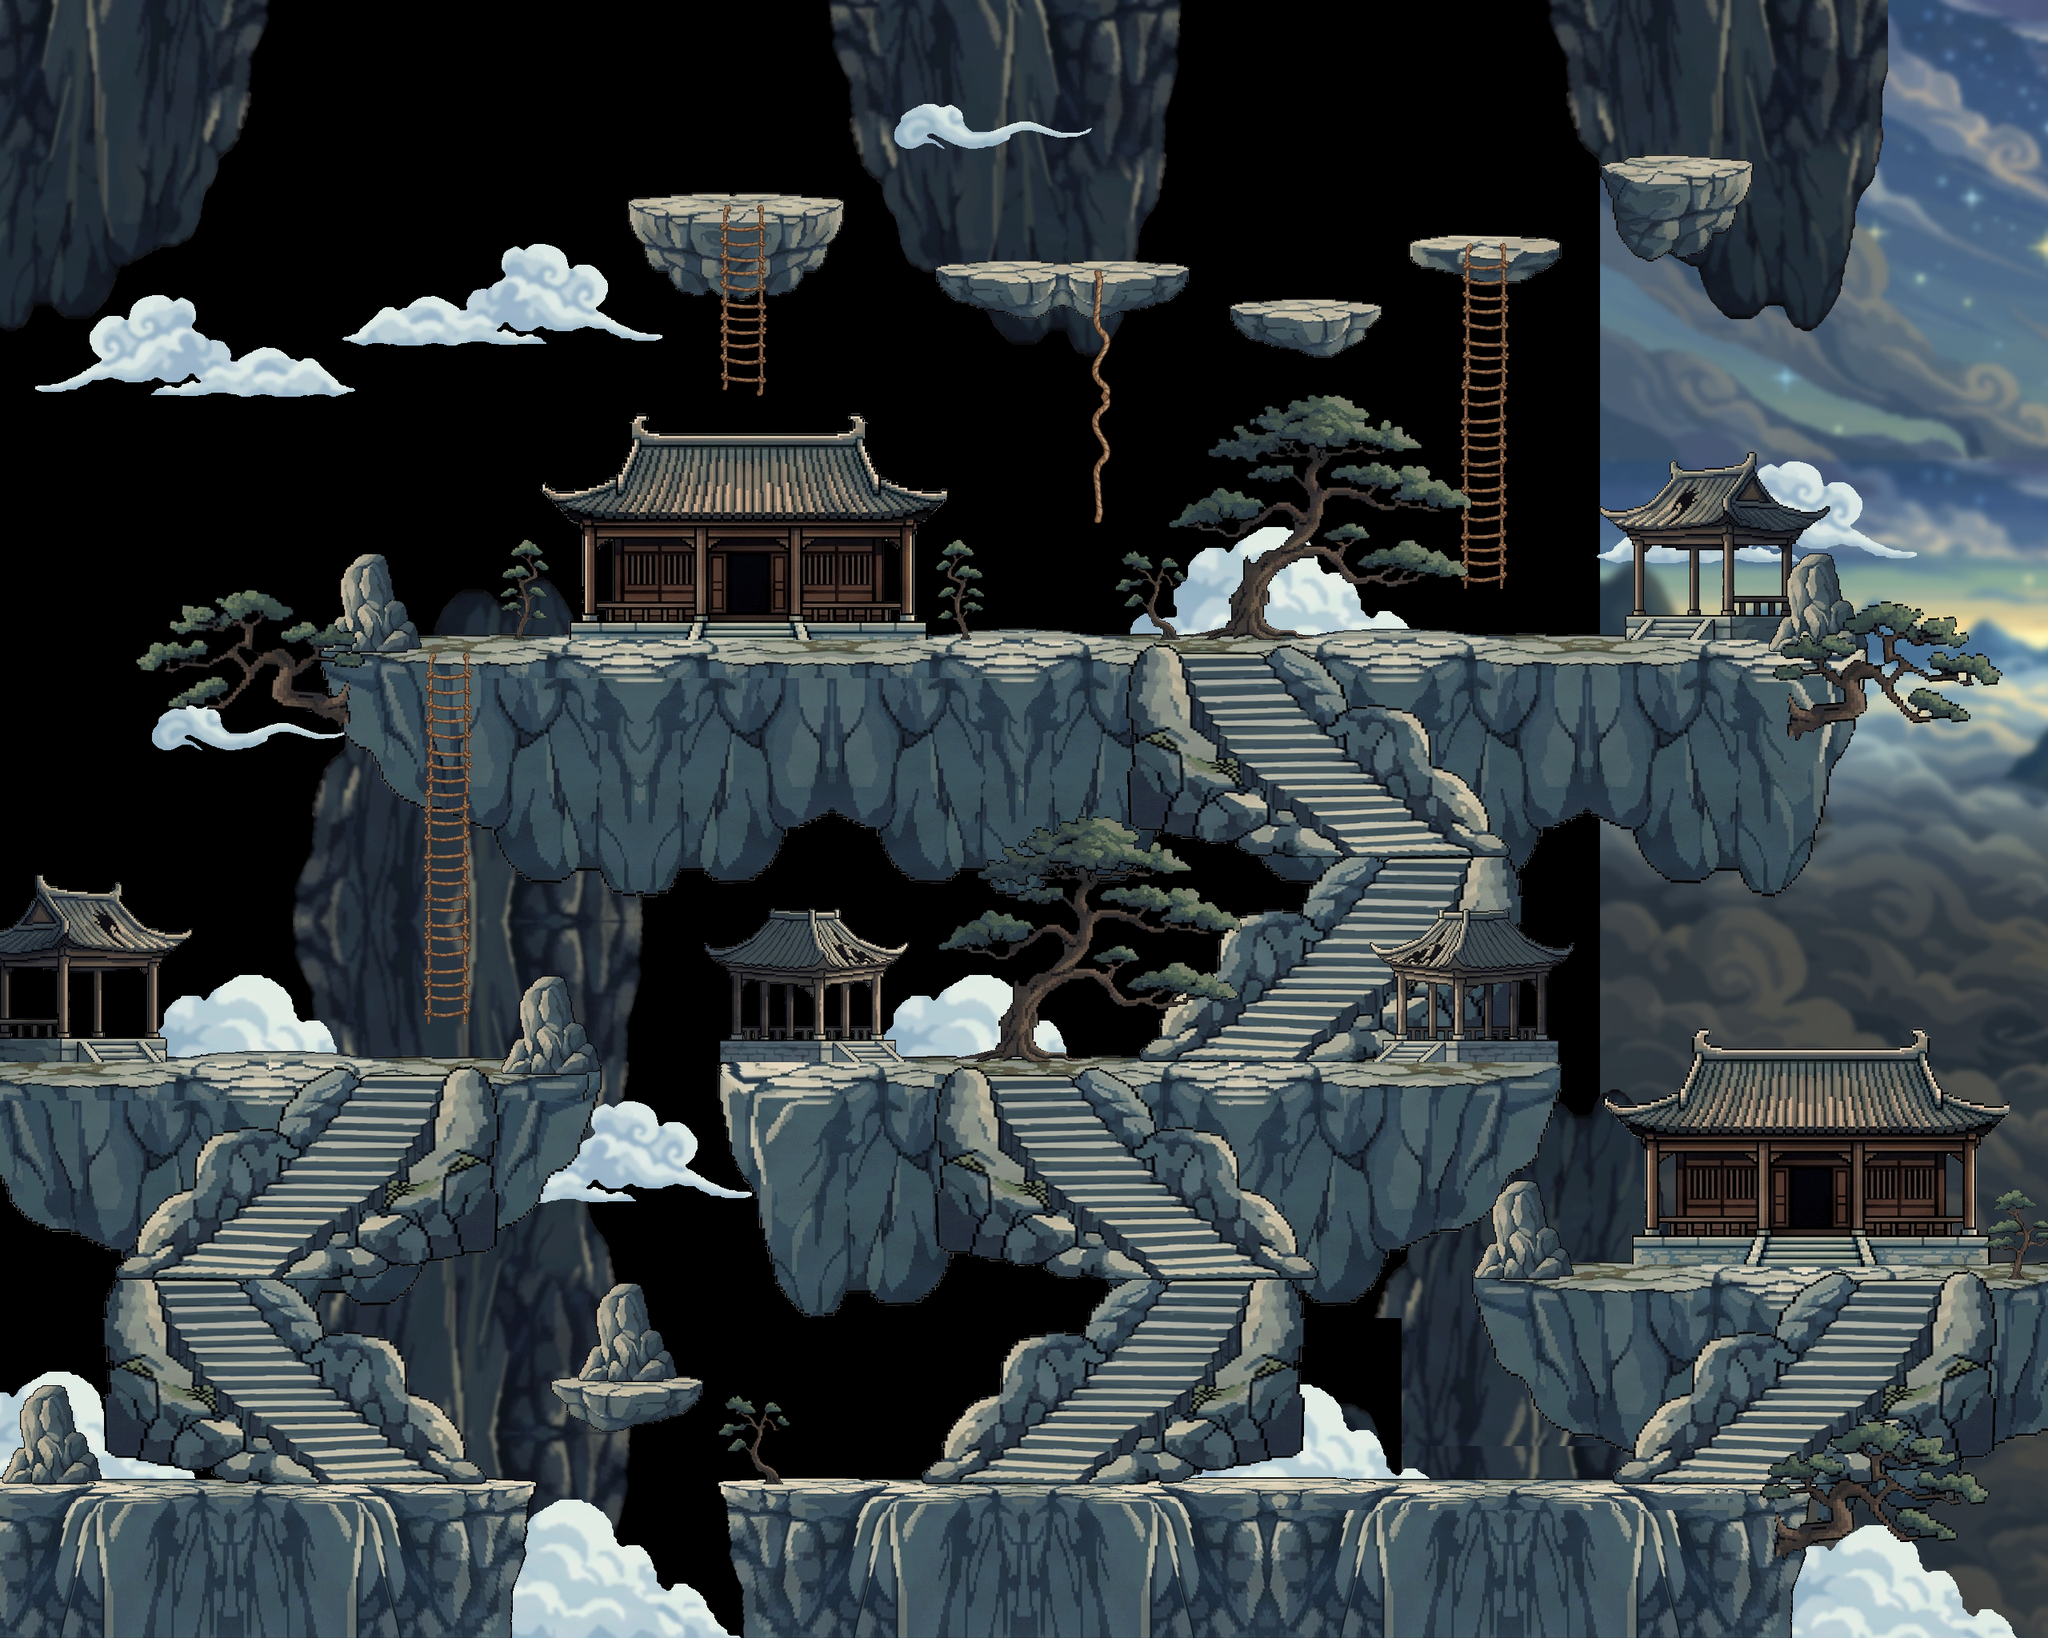

This game map was drawn from its Tiled (.tmx) file and the tilesets committed beside it. A one-line description and the trimmed map source follow:
An orthogonal 160x128 tile map with 16x16 px tiles, 13 tile layers (mid, cloud_b, modification, tree, ...), 1 image layer.

<map version="1.10" tiledversion="1.11.2" orientation="orthogonal" renderorder="right-down" width="160" height="128" tilewidth="16" tileheight="16" infinite="0" nextlayerid="20" nextobjectid="26">
 <tileset firstgid="1" source="map_skyland.tsx" />
 <imagelayer id="2" name="bg" offsetx="2000" offsety="0" parallaxx="0.2" repeatx="1">
  <image source="images/bg2048x2048.jpg" width="2048" height="2048" />
 </imagelayer>
 <layer id="8" name="mid" width="160" height="128" offsetx="-200" offsety="0" parallaxx="0.8">
  <data>[20480 cells, 6005 non-empty, 707 distinct tile ids]</data>
 </layer>
 <layer id="12" name="cloud_b" width="160" height="128" offsetx="-36" offsety="0" parallaxx="0.9">
  <data>[20480 cells, 3222 non-empty, 622 distinct tile ids]</data>
 </layer>
 <layer id="16" name="modification" width="160" height="128">
  <data>[20480 cells, 0 non-empty, 0 distinct tile ids]</data>
 </layer>
 <layer id="9" name="tree" width="160" height="128">
  <data>[20480 cells, 0 non-empty, 0 distinct tile ids]</data>
 </layer>
 <layer id="15" name="moveBG" width="160" height="128">
  <data>[20480 cells, 7702 non-empty, 1229 distinct tile ids]</data>
 </layer>
 <layer id="1" name="moveLayer" width="160" height="128">
  <data>[20480 cells, 1067 non-empty, 271 distinct tile ids]</data>
 </layer>
 <layer id="14" name="stairsBG" width="160" height="128">
  <data>[20480 cells, 3483 non-empty, 510 distinct tile ids]</data>
 </layer>
 <layer id="6" name="stairsLayer" width="160" height="128">
  <data>[20480 cells, 1626 non-empty, 246 distinct tile ids]</data>
 </layer>
 <layer id="3" name="house" width="160" height="128">
  <data>[20480 cells, 1693 non-empty, 885 distinct tile ids]</data>
 </layer>
 <layer id="17" name="blockingLayer" width="160" height="128">
  <data>[20480 cells, 1036 non-empty, 521 distinct tile ids]</data>
 </layer>
 <layer id="18" name="climbingLayer" width="160" height="128">
  <data>[20480 cells, 324 non-empty, 76 distinct tile ids]</data>
 </layer>
 <layer id="10" name="tree1" width="160" height="128">
  <data>[20480 cells, 1459 non-empty, 749 distinct tile ids]</data>
 </layer>
 <layer id="11" name="cloud" width="160" height="128" opacity="0.9" parallaxx="1.2">
  <data>[20480 cells, 0 non-empty, 0 distinct tile ids]</data>
 </layer>
</map>
